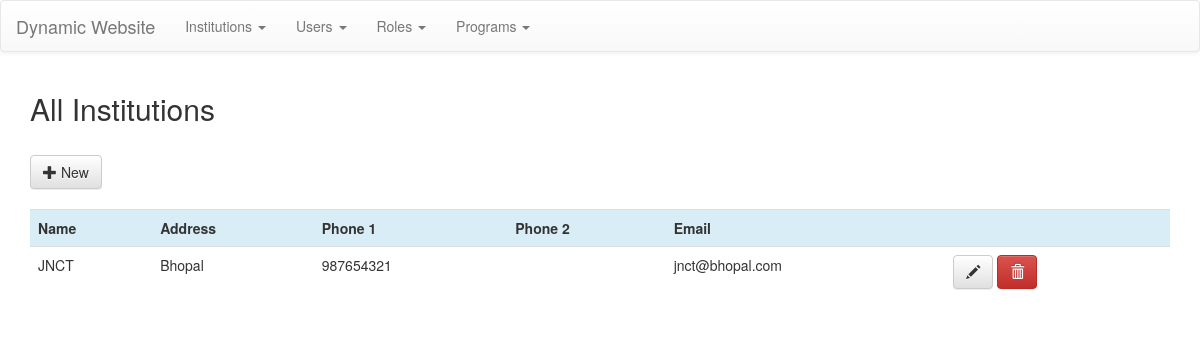
Before: / with the older database file.
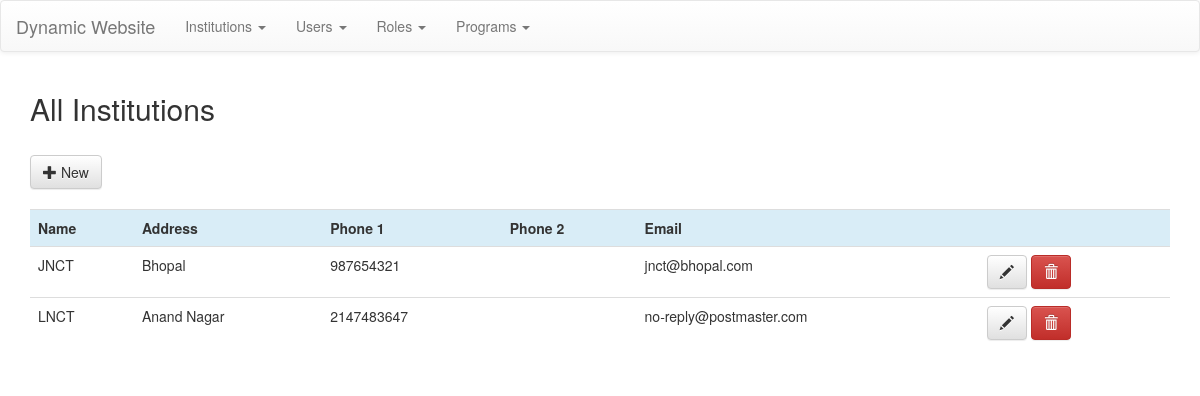
After: the same page with the newer database file.
### tables this page shows
CREATE TABLE `institutions` (
  `id` int(11) NOT NULL,
  `institution_name` varchar(255) NOT NULL,
  `institution_add` text,
  `institution_phone1` int(11) DEFAULT NULL,
  `institution_phone2` int(11) DEFAULT NULL,
  `institution_email` varchar(255) DEFAULT NULL
);

### application/controllers/Institutions.php (called while the page is built, shortened)
<?php
    class Institutions extends CI_Controller{
        public function index(){
            $data['institutions'] = $this->institutions_model->get_institutions();
            $this->load->view('templates/header');
            $this->load->view('institutions/all',$data);
            $this->load->view('templates/footer');
        }
    }

### index.php (called while the page is built, shortened)
<?php
require_once BASEPATH.'core/CodeIgniter.php';

### application/models/Institutions_model.php (called while the page is built, shortened)
<?php
    class Institutions_model extends CI_Model{
        public function get_institutions(){
            $this->db->order_by('institution_name');
            $query = $this->db->get('institutions');
            return $query->result();
        }
    }

### application/views/institutions/all.php (the view)
<div class="container">
    <h2>All Institutions</h2><br>
    <a class="btn btn-default" href="<?php echo base_url().'institutions/new_institution'; ?>"><span class="glyphicon glyphicon-plus" aria-hidden="true"></span> New</a>
    <br><br>
    <div class="table-responsive">
        <table class="table">
            <tbody>
                <tr class="info">
                    <th>Name</th>
                    <th>Address</th>
                    <th>Phone 1</th>
                    <th>Phone 2</th>
                    <th>Email</th>
                    <th></th>
                </tr>
                <?php foreach($institutions as $ins): ?>
                    <tr>
                        <td><?php echo $ins->institution_name; ?></td>
                        <td><?php echo $ins->institution_add; ?></td>
                        <td><?php echo $ins->institution_phone1; ?></td>
                        <td><?php echo $ins->institution_phone2; ?></td>
                        <td><?php echo $ins->institution_email; ?></td>
                        <td>
                            <a href="<?php echo base_url().'institutions/edit_institution/'.$ins->id; ?>" class="btn btn-default"><span class="glyphicon glyphicon-pencil" aria-hidden="true"></span></a>
                            <a href="<?php echo base_url().'institutions/delete_institution/'.$ins->id; ?>" class="btn btn-danger"><span class="glyphicon glyphicon-trash" aria-hidden="true"></span></a>
                        </td>
                    </tr>
                <?php endforeach; ?>
            </tbody>
        </table>
    </div>
</div>

Changed rows visible on the page:
added institutions: institution_name "LNCT", institution_add "Anand Nagar", institution_phone1 "2147483647", institution_email "no-reply@postmaster.com"
